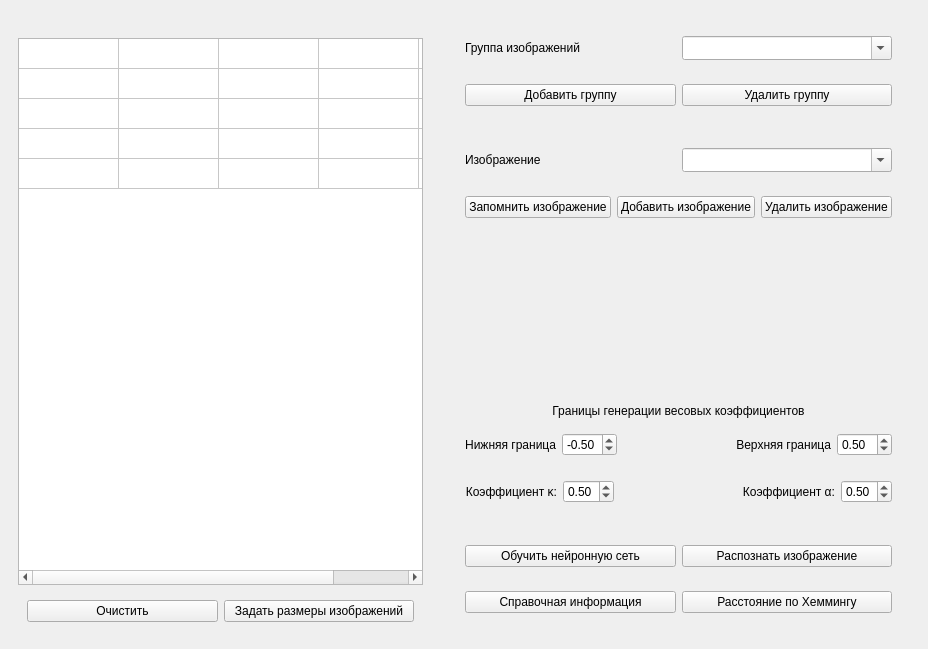
<?xml version="1.0" encoding="UTF-8"?>
<ui version="4.0">
 <class>MainWindow</class>
 <widget class="QMainWindow" name="MainWindow">
  <property name="geometry">
   <rect>
    <x>0</x>
    <y>0</y>
    <width>928</width>
    <height>649</height>
   </rect>
  </property>
  <property name="sizePolicy">
   <sizepolicy hsizetype="Maximum" vsizetype="Preferred">
    <horstretch>0</horstretch>
    <verstretch>0</verstretch>
   </sizepolicy>
  </property>
  <property name="windowTitle">
   <string>Бойчук Илья. Нейронные сети. Лаб 7.</string>
  </property>
  <widget class="QWidget" name="centralwidget">
   <layout class="QHBoxLayout" name="horizontalLayout_6">
    <item>
     <widget class="QWidget" name="widget_9" native="true">
      <layout class="QVBoxLayout" name="verticalLayout_4">
       <item>
        <widget class="QLabel" name="imageInfo">
         <property name="text">
          <string/>
         </property>
        </widget>
       </item>
       <item>
        <widget class="QTableWidget" name="table">
         <property name="verticalScrollBarPolicy">
          <enum>Qt::ScrollBarAsNeeded</enum>
         </property>
         <property name="horizontalScrollBarPolicy">
          <enum>Qt::ScrollBarAsNeeded</enum>
         </property>
         <property name="sizeAdjustPolicy">
          <enum>QAbstractScrollArea::AdjustIgnored</enum>
         </property>
         <property name="editTriggers">
          <set>QAbstractItemView::AnyKeyPressed|QAbstractItemView::EditKeyPressed|QAbstractItemView::SelectedClicked</set>
         </property>
         <property name="selectionMode">
          <enum>QAbstractItemView::SingleSelection</enum>
         </property>
         <property name="verticalScrollMode">
          <enum>QAbstractItemView::ScrollPerItem</enum>
         </property>
         <property name="rowCount">
          <number>5</number>
         </property>
         <property name="columnCount">
          <number>5</number>
         </property>
         <attribute name="horizontalHeaderVisible">
          <bool>false</bool>
         </attribute>
         <attribute name="horizontalHeaderCascadingSectionResizes">
          <bool>false</bool>
         </attribute>
         <attribute name="horizontalHeaderStretchLastSection">
          <bool>false</bool>
         </attribute>
         <attribute name="verticalHeaderVisible">
          <bool>false</bool>
         </attribute>
         <attribute name="verticalHeaderStretchLastSection">
          <bool>false</bool>
         </attribute>
         <row/>
         <row/>
         <row/>
         <row/>
         <row/>
         <column/>
         <column/>
         <column/>
         <column/>
         <column/>
        </widget>
       </item>
       <item>
        <widget class="QWidget" name="widget_10" native="true">
         <layout class="QHBoxLayout" name="horizontalLayout_7">
          <item>
           <widget class="QPushButton" name="clear">
            <property name="text">
             <string>Очистить</string>
            </property>
           </widget>
          </item>
          <item>
           <widget class="QPushButton" name="setImageSize">
            <property name="text">
             <string>Задать размеры изображений</string>
            </property>
           </widget>
          </item>
         </layout>
        </widget>
       </item>
      </layout>
     </widget>
    </item>
    <item>
     <widget class="QWidget" name="widget_7" native="true">
      <layout class="QVBoxLayout" name="verticalLayout_6">
       <item>
        <widget class="QWidget" name="widget_group" native="true">
         <property name="enabled">
          <bool>true</bool>
         </property>
         <layout class="QVBoxLayout" name="verticalLayout_2">
          <item>
           <widget class="QWidget" name="widget_2" native="true">
            <layout class="QHBoxLayout" name="horizontalLayout">
             <item>
              <widget class="QLabel" name="label">
               <property name="text">
                <string>Группа изображений</string>
               </property>
              </widget>
             </item>
             <item>
              <widget class="QComboBox" name="imageGroup">
               <property name="editable">
                <bool>true</bool>
               </property>
               <property name="insertPolicy">
                <enum>QComboBox::InsertAtCurrent</enum>
               </property>
               <property name="sizeAdjustPolicy">
                <enum>QComboBox::AdjustToMinimumContentsLengthWithIcon</enum>
               </property>
              </widget>
             </item>
            </layout>
           </widget>
          </item>
          <item>
           <widget class="QWidget" name="widget_4" native="true">
            <layout class="QHBoxLayout" name="horizontalLayout_4">
             <item>
              <widget class="QPushButton" name="addGroup">
               <property name="text">
                <string>Добавить группу</string>
               </property>
              </widget>
             </item>
             <item>
              <widget class="QPushButton" name="removeGroup">
               <property name="text">
                <string>Удалить группу</string>
               </property>
              </widget>
             </item>
            </layout>
           </widget>
          </item>
         </layout>
        </widget>
       </item>
       <item>
        <widget class="QWidget" name="widget_image" native="true">
         <layout class="QVBoxLayout" name="verticalLayout">
          <item>
           <widget class="QWidget" name="widget_5" native="true">
            <layout class="QHBoxLayout" name="horizontalLayout_3">
             <item>
              <widget class="QLabel" name="label_5">
               <property name="sizePolicy">
                <sizepolicy hsizetype="Preferred" vsizetype="Preferred">
                 <horstretch>0</horstretch>
                 <verstretch>0</verstretch>
                </sizepolicy>
               </property>
               <property name="text">
                <string>Изображение</string>
               </property>
              </widget>
             </item>
             <item>
              <widget class="QComboBox" name="image">
               <property name="editable">
                <bool>true</bool>
               </property>
               <property name="insertPolicy">
                <enum>QComboBox::InsertAtCurrent</enum>
               </property>
               <property name="sizeAdjustPolicy">
                <enum>QComboBox::AdjustToMinimumContentsLengthWithIcon</enum>
               </property>
              </widget>
             </item>
            </layout>
           </widget>
          </item>
          <item>
           <widget class="QWidget" name="widget" native="true">
            <layout class="QHBoxLayout" name="horizontalLayout_2">
             <item>
              <widget class="QPushButton" name="saveImage">
               <property name="text">
                <string>Запомнить изображение</string>
               </property>
              </widget>
             </item>
             <item>
              <widget class="QPushButton" name="addImage">
               <property name="text">
                <string>Добавить изображение</string>
               </property>
              </widget>
             </item>
             <item>
              <widget class="QPushButton" name="removeImage">
               <property name="text">
                <string>Удалить изображение</string>
               </property>
              </widget>
             </item>
            </layout>
           </widget>
          </item>
         </layout>
        </widget>
       </item>
       <item>
        <spacer name="verticalSpacer_2">
         <property name="orientation">
          <enum>Qt::Vertical</enum>
         </property>
         <property name="sizeHint" stdset="0">
          <size>
           <width>20</width>
           <height>40</height>
          </size>
         </property>
        </spacer>
       </item>
       <item>
        <widget class="QWidget" name="widget_3" native="true">
         <layout class="QVBoxLayout" name="verticalLayout_3">
          <item>
           <widget class="QLabel" name="label_2">
            <property name="text">
             <string>Границы генерации весовых коэффициентов</string>
            </property>
            <property name="alignment">
             <set>Qt::AlignCenter</set>
            </property>
           </widget>
          </item>
          <item>
           <widget class="QWidget" name="widget_19" native="true">
            <layout class="QHBoxLayout" name="horizontalLayout_13">
             <item>
              <widget class="QLabel" name="label_9">
               <property name="sizePolicy">
                <sizepolicy hsizetype="Maximum" vsizetype="Preferred">
                 <horstretch>0</horstretch>
                 <verstretch>0</verstretch>
                </sizepolicy>
               </property>
               <property name="text">
                <string>Нижняя граница</string>
               </property>
               <property name="alignment">
                <set>Qt::AlignRight|Qt::AlignTrailing|Qt::AlignVCenter</set>
               </property>
              </widget>
             </item>
             <item>
              <widget class="QDoubleSpinBox" name="lowerBound">
               <property name="sizePolicy">
                <sizepolicy hsizetype="Minimum" vsizetype="Fixed">
                 <horstretch>0</horstretch>
                 <verstretch>0</verstretch>
                </sizepolicy>
               </property>
               <property name="minimum">
                <double>-1.000000000000000</double>
               </property>
               <property name="maximum">
                <double>1.000000000000000</double>
               </property>
               <property name="singleStep">
                <double>0.100000000000000</double>
               </property>
               <property name="value">
                <double>-0.500000000000000</double>
               </property>
              </widget>
             </item>
             <item>
              <spacer name="horizontalSpacer_4">
               <property name="orientation">
                <enum>Qt::Horizontal</enum>
               </property>
               <property name="sizeHint" stdset="0">
                <size>
                 <width>40</width>
                 <height>20</height>
                </size>
               </property>
              </spacer>
             </item>
             <item>
              <widget class="QLabel" name="label_10">
               <property name="sizePolicy">
                <sizepolicy hsizetype="Maximum" vsizetype="Preferred">
                 <horstretch>0</horstretch>
                 <verstretch>0</verstretch>
                </sizepolicy>
               </property>
               <property name="text">
                <string>Верхняя граница</string>
               </property>
               <property name="alignment">
                <set>Qt::AlignRight|Qt::AlignTrailing|Qt::AlignVCenter</set>
               </property>
              </widget>
             </item>
             <item>
              <widget class="QDoubleSpinBox" name="upperBound">
               <property name="sizePolicy">
                <sizepolicy hsizetype="Minimum" vsizetype="Fixed">
                 <horstretch>0</horstretch>
                 <verstretch>0</verstretch>
                </sizepolicy>
               </property>
               <property name="minimum">
                <double>-1.000000000000000</double>
               </property>
               <property name="maximum">
                <double>1.000000000000000</double>
               </property>
               <property name="singleStep">
                <double>0.100000000000000</double>
               </property>
               <property name="value">
                <double>0.500000000000000</double>
               </property>
              </widget>
             </item>
            </layout>
           </widget>
          </item>
          <item>
           <widget class="QWidget" name="widget_18" native="true">
            <layout class="QHBoxLayout" name="horizontalLayout_12">
             <item>
              <widget class="QLabel" name="label_8">
               <property name="sizePolicy">
                <sizepolicy hsizetype="Maximum" vsizetype="Preferred">
                 <horstretch>0</horstretch>
                 <verstretch>0</verstretch>
                </sizepolicy>
               </property>
               <property name="text">
                <string>Коэффициент κ:</string>
               </property>
               <property name="alignment">
                <set>Qt::AlignRight|Qt::AlignTrailing|Qt::AlignVCenter</set>
               </property>
              </widget>
             </item>
             <item>
              <widget class="QDoubleSpinBox" name="decayRate">
               <property name="sizePolicy">
                <sizepolicy hsizetype="Minimum" vsizetype="Fixed">
                 <horstretch>0</horstretch>
                 <verstretch>0</verstretch>
                </sizepolicy>
               </property>
               <property name="minimum">
                <double>0.000000000000000</double>
               </property>
               <property name="maximum">
                <double>1.000000000000000</double>
               </property>
               <property name="singleStep">
                <double>0.010000000000000</double>
               </property>
               <property name="value">
                <double>0.500000000000000</double>
               </property>
              </widget>
             </item>
             <item>
              <spacer name="horizontalSpacer_3">
               <property name="orientation">
                <enum>Qt::Horizontal</enum>
               </property>
               <property name="sizeHint" stdset="0">
                <size>
                 <width>40</width>
                 <height>20</height>
                </size>
               </property>
              </spacer>
             </item>
             <item>
              <widget class="QLabel" name="label_7">
               <property name="sizePolicy">
                <sizepolicy hsizetype="Maximum" vsizetype="Preferred">
                 <horstretch>0</horstretch>
                 <verstretch>0</verstretch>
                </sizepolicy>
               </property>
               <property name="text">
                <string>Коэффициент α:</string>
               </property>
               <property name="alignment">
                <set>Qt::AlignRight|Qt::AlignTrailing|Qt::AlignVCenter</set>
               </property>
              </widget>
             </item>
             <item>
              <widget class="QDoubleSpinBox" name="learningFactor">
               <property name="sizePolicy">
                <sizepolicy hsizetype="Minimum" vsizetype="Fixed">
                 <horstretch>0</horstretch>
                 <verstretch>0</verstretch>
                </sizepolicy>
               </property>
               <property name="minimum">
                <double>0.000000000000000</double>
               </property>
               <property name="maximum">
                <double>1.000000000000000</double>
               </property>
               <property name="singleStep">
                <double>0.010000000000000</double>
               </property>
               <property name="value">
                <double>0.500000000000000</double>
               </property>
              </widget>
             </item>
            </layout>
           </widget>
          </item>
         </layout>
        </widget>
       </item>
       <item>
        <widget class="QWidget" name="widget_8" native="true">
         <layout class="QVBoxLayout" name="verticalLayout_5">
          <item>
           <widget class="QWidget" name="widget_12" native="true">
            <layout class="QHBoxLayout" name="horizontalLayout_5">
             <item>
              <widget class="QPushButton" name="trainingNetwork">
               <property name="text">
                <string>Обучить нейронную сеть</string>
               </property>
              </widget>
             </item>
             <item>
              <widget class="QPushButton" name="recognizeImage">
               <property name="text">
                <string>Распознать изображение</string>
               </property>
              </widget>
             </item>
            </layout>
           </widget>
          </item>
          <item>
           <widget class="QWidget" name="widget_11" native="true">
            <layout class="QHBoxLayout" name="horizontalLayout_8">
             <item>
              <widget class="QPushButton" name="refInfo">
               <property name="text">
                <string>Справочная информация</string>
               </property>
              </widget>
             </item>
             <item>
              <widget class="QPushButton" name="hemming">
               <property name="text">
                <string>Расстояние по Хеммингу</string>
               </property>
              </widget>
             </item>
            </layout>
           </widget>
          </item>
         </layout>
        </widget>
       </item>
      </layout>
     </widget>
    </item>
   </layout>
  </widget>
 </widget>
 <resources/>
 <connections/>
</ui>
